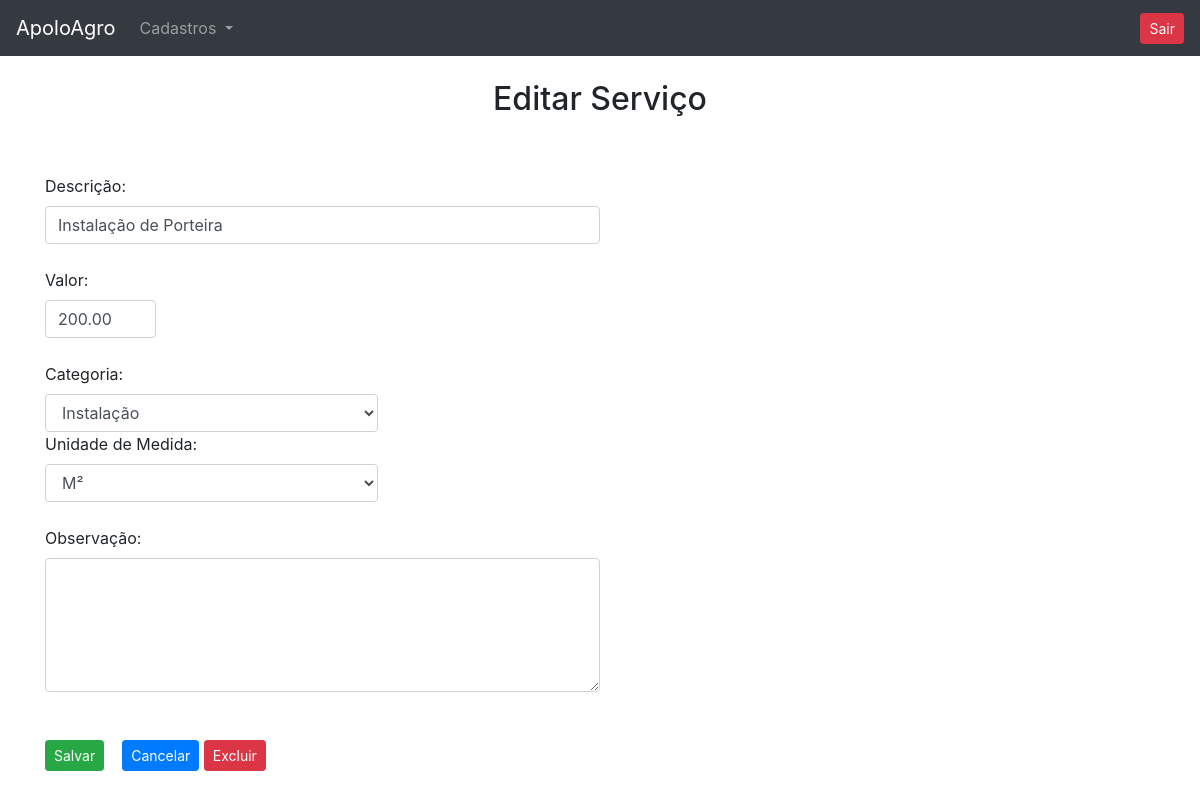
/edita_servico/1 (signed in), run on an earlier commit of the app's database.
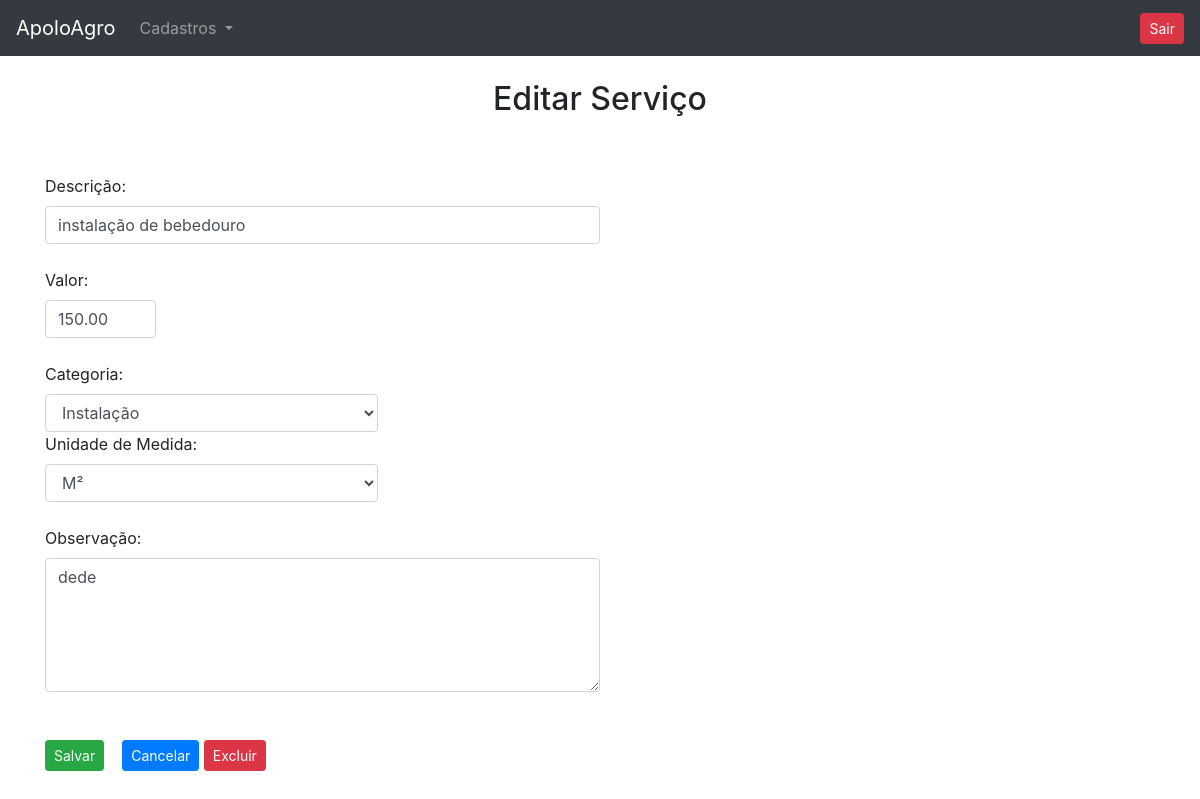
And on a later commit of the database.
### cadastros/models.py (models this page shows, shortened)
class Servicos(models.Model):
    descricao = models.CharField(max_length=50)
    valor = models.DecimalField(max_digits=10, decimal_places=2)
    observacao = models.TextField(blank=True, null=True)
    categoria = models.ForeignKey(Categorias, on_delete=models.DO_NOTHING)
    und = models.ForeignKey(UnidadeMedida, on_delete=models.DO_NOTHING)
    class Meta:
        verbose_name = 'Servico'

### cadastros/views.py (the view, shortened to what this page needs)
# urls.py: path('edita_servico/<int:id>', views.edita_servico, name='edita_servico'),
def edita_servico(request, id):
    if request.session.get('usuario'):
        servico = Servicos.objects.get(id=id)
        categorias = Categorias.objects.filter(servico=True)
        und_medidas = UnidadeMedida.objects.all()
        return render(request, 'edita_servico.html', {'servico': servico, 'categorias': categorias,
                                                      'usuario_logado': request.session.get('usuario'),
                                                      'und_medidas': und_medidas})

### cadastros/models.py (called while the page is built)
    def __str__(self):
        return self.descricao

### cadastros/templatetags/format_decimal.py (called while the page is built)
@register.filter(name='format_decimal')
def format_decimal(value):
    try:
        value = format(value)
    except:
        pass
    return value

### cadastros/templates/edita_servico.html (shortened to what this page needs)
{% extends 'base.html' %}
{% load format_decimal %}
{% block 'conteudo' %}
<div class="container">
    <div style="text-align: center">
        <br>
        <h2>Editar Serviço</h2>
    </div>
    <br>
    <br>
    <form action="{% url 'edita_servico' servico.id %}" method="POST" >{% csrf_token %}
        <label>Descrição:</label>
        <input style="width: 50%" type="text" name="descricao" class="form-control" value="{{servico.descricao}}" placeholder="Digite a descrição">
        <br>
        <label>Valor:</label>
        <input style="width: 10%" type="number" step="any" name="valor" value="{{servico.valor|format_decimal}}" class="form-control">
        <br>
        <label>Categoria:</label>
        <select style="width: 30%" name="categoria" class="form-control">
            {% for cat in categorias %}
                {% if servico.categoria == cat %}
                    <option value="{{cat.id}}" selected>{{cat}}</option>
                {% else %}
                    <option value="{{cat.id}}">{{cat}}</option>
                {% endif %}
            {% endfor %}
        </select>
        <label>Unidade de Medida:</label>
        <select style="width: 30%" name="und_medida" class="form-control">
            {% for und in und_medidas %}
              {% if servico.und == und %}
                <option value="{{und.id}}" selected>{{und.sigla}}</option>
              {% else %}
                <option value="{{und.id}}">{{und.sigla}}</option>
              {% endif %}
            {% endfor %}
        </select>
        <br>
        <label>Observação:</label>
        <textarea style="width: 50%" class="form-control" name="observacao" rows="5">{{servico.observacao}}</textarea>
        <br>
        <br>
        <input class="btn btn-success btn-sm" type="Submit" value="Salvar">&nbsp&nbsp&nbsp
        <a href="{% url 'servicos' %}" class="btn btn-primary btn-sm">Cancelar</a>
        <button type="button" class="btn btn-danger btn-sm" data-toggle="modal" data-target="#exampleModal">
            Excluir
        </button>
    </form>
</div>
{% endblock %}

What changed in the data, as far as the page shows it:
changed Servicos: descricao "Instalação de Porteira" → "instalação de bebedouro"; valor "200.00" → "150.00"; observacao (not shown) → "dede"
